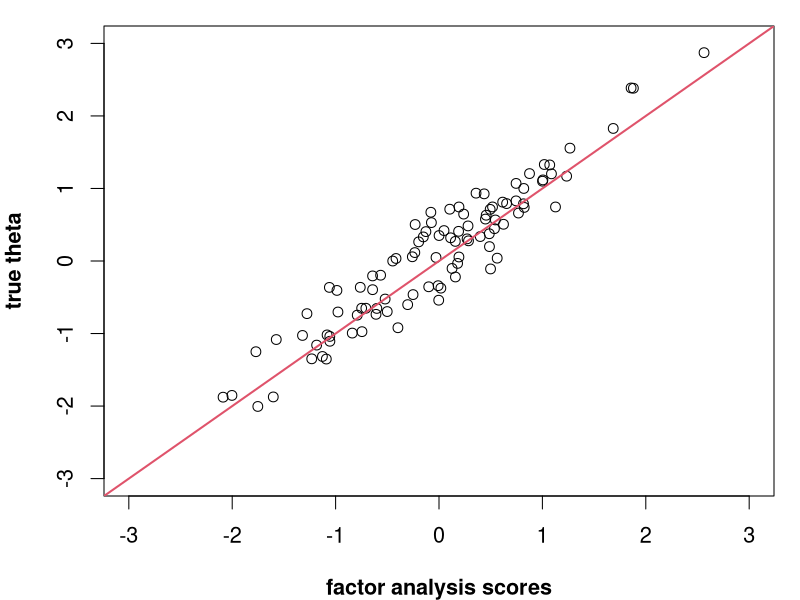
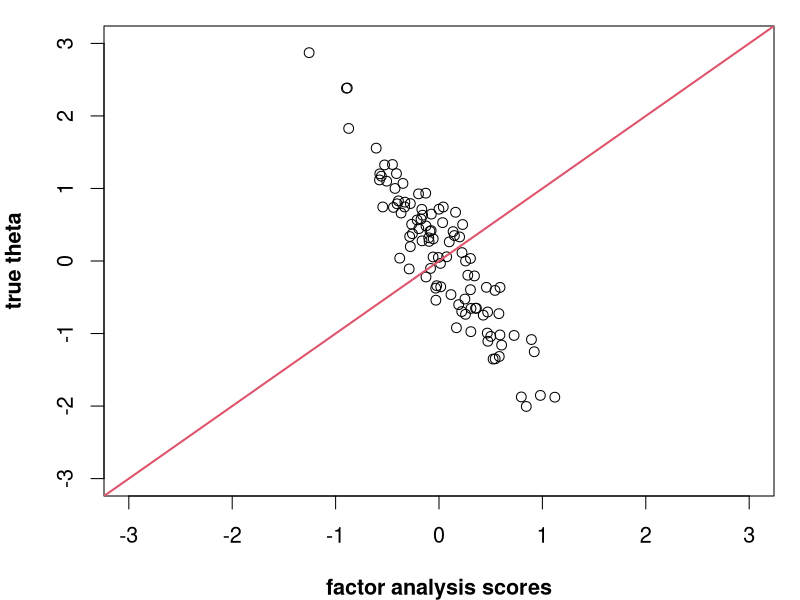
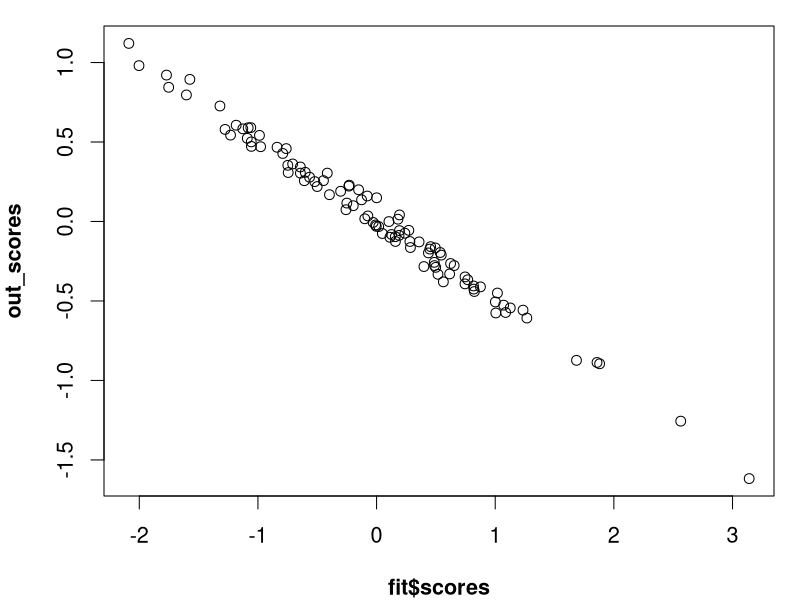
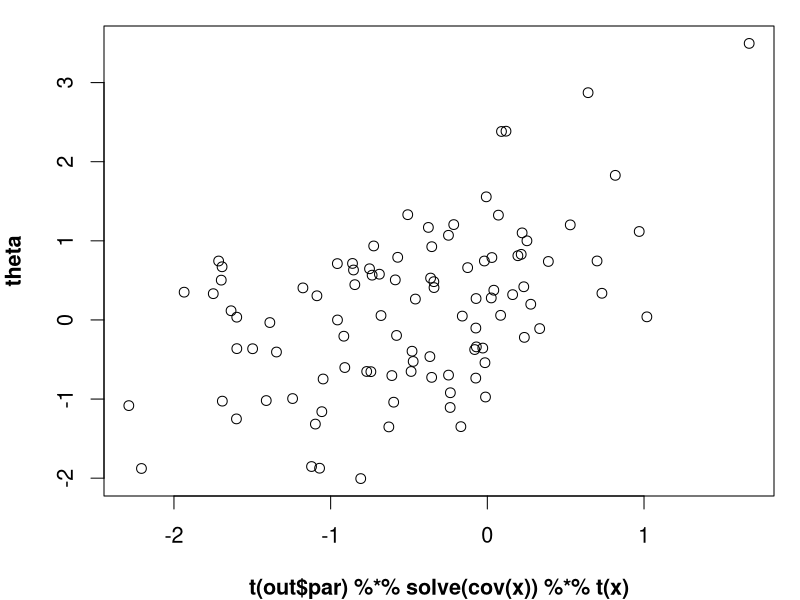
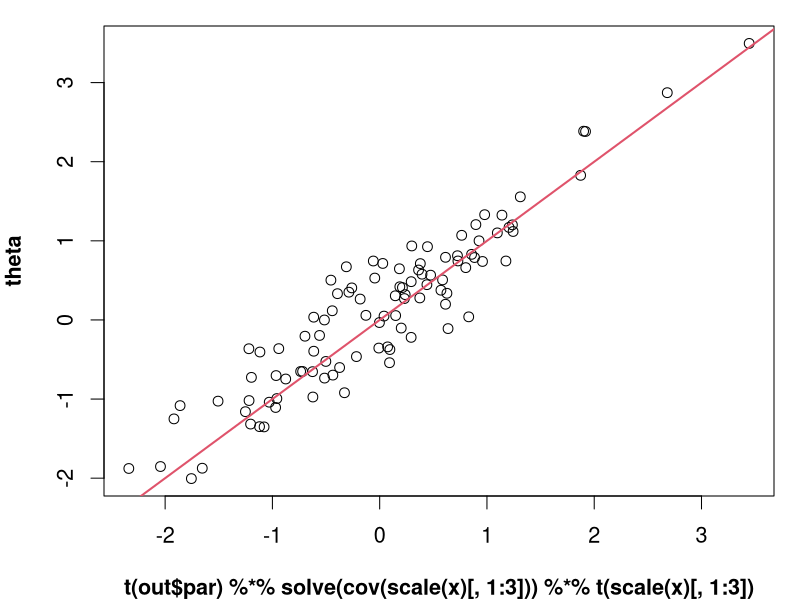

The R script that drew these images, in order:
## R_Demo_factor_analysis.R file
##########################################################################
## INSTRUCTOR: Christopher Fariss
## COURSE NAME: Advanced Computational Methods for Social Media and Textual Data (2F)
## University of Essex Summer School 2021
##
## Date: 2022-08-08
##
## Please e-mail me if you find any errors or have and suggestions (either email is fine)
## e-mail: cjf0006@gmail.com
## e-mail: cjfariss@umich.edu
##########################################################################
## Introduction to tutorial:
##
## For a factor a analysis model, there is a latent trait theta_i.
##
## The subscript i = 1,... ,N indicates multiple units. y_ik is the observed value for item k for unit i.
##
## For each observed item alpha_k and \beta_k are also estimated.
##
## alpha_k continues to act as "difficulty" parameters, or threshold that benchmarks how likely an indicator is to be observed relative to the values of the latent trait.
##
## In this formulation, this is analogous to an intercept in a traditional linear regression model.
##
## beta_k, often referred to as the "discrimination" parameters and is the analogue of a slope coefficient in a linear regression.
##
##########################################################################


rm(list=ls())

## load library
library(MASS) # load library with truehist function


n <- 100
theta <- rnorm(n,0,1)

## set parameters for each item
## alpha (the intercept) is the difficulty parameter or base-line probability of 1
## beta (the slope) is the discrimination parameter or the strength of the relationship
## between the estimated latent trait theta and the individual item

## item 1 is the most difficult and least informative item
alpha1 <- -1.000000
beta1 <- 1.000000

## item 2 is of medium difficulty relative to the two other items
## it is also the same level of informativeness as item1
alpha2 <- 0.000000
beta2 <- 1.000000

## item 3 is the least difficult item but is also the most informative
## these statements are each relative to the other items in the model
alpha3 <- 1.000000
beta3 <- 3.000000

## define k as the number of items
k <- 3

## linear terms of the item specific models f() that link the latent trait to the items
x1 <- alpha1 + beta1 * theta + rnorm(n)
x2 <- alpha2 + beta2 * theta + rnorm(n)
x3 <- alpha3 + beta3 * theta + rnorm(n)


## create matrix of observed items
x <- cbind(x1, x2, x3)

## fit linear factor model
fit <- factanal(x, factor=1, scores="regression")

fit

## plot true latent variable with posterior mean
par(mar=c(4,4,1,1), font=2, font.lab=2, cex=1.3)
plot(fit$scores, theta, xlim=c(-3,3), ylim=c(-3,3), ylab="true theta", xlab="factor analysis scores")
abline(a=0, b=1, col=2, lwd=2)


D <- nrow(x)
parameters_list <- c(c(1,1,1), runif(D,-1,1))

# user defined function passed to optim
factor_analysis_func <- function(par, y, iterate=TRUE){
    
    b <- par[1:3]
    theta <- par[4:length(par)]
    
    theta <- (theta - mean(theta))/sd(theta)
    
    y.hat1 <- b[1]*theta
    y.hat2 <- b[2]*theta
    y.hat3 <- b[3]*theta
    
    #y.hat1 <- (y.hat1-mean(y.hat1))/sd(y.hat1)
    #y.hat2 <- (y.hat2-mean(y.hat2))/sd(y.hat2)
    #y.hat3 <- (y.hat3-mean(y.hat3))/sd(y.hat3)
    
    y[,1] <- (y[,1] - mean(y[,1]))/sd(y[,1])
    y[,2] <- (y[,2] - mean(y[,2]))/sd(y[,2])
    y[,3] <- (y[,3] - mean(y[,3]))/sd(y[,3])
    
    out <- -sum((y[,1]-y.hat1)^2 + (y[,2]-y.hat2)^2 + (y[,3]-y.hat3)^2)
    
    return(out)
}

out <- optim(par = parameters_list, factor_analysis_func, y=x, method="BFGS", control=list(fnscale = -1), hessian = TRUE)
out
names(out)


out_scores <- out$par[4:length(out$par)]

out$par[1:3]

## plot true latent variable with posterior mean
par(mar=c(4,4,1,1), font=2, font.lab=2, cex=1.3)
plot(out_scores, theta, xlim=c(-3,3), ylim=c(-3,3), ylab="true theta", xlab="factor analysis scores")
abline(a=0, b=1, col=2, lwd=2)

cor(fit$scores, out_scores)

plot(fit$scores, out_scores)



# hat f = Λ' Σ^-1 x

cov(x)
cor(x)
solve(cov(x))

loadings <- c(1,1,1)
t(loadings) %*% solve(cov(x)) %*% t(x)

D <- nrow(x)
parameters_list <- c(1,1,1)

# user defined function passed to optim
factor_analysis_func <- function(par, y, iterate=TRUE){
    
    #a <- par[1:3]
    #b <- par[4:6]
    #theta <- par[7:length(par)]
    y[,1] <- (y[,1] - mean(y[,1]))/sd(y[,1])
    y[,2] <- (y[,2] - mean(y[,2]))/sd(y[,2])
    y[,3] <- (y[,3] - mean(y[,3]))/sd(y[,3])
    
    loadings <- par[1:3]
    theta <- t(loadings) %*% solve(cov(y)) %*% t(y)
    
    theta <- (theta - mean(theta))/sd(theta)
    
    y.hat1 <- loadings[1] * theta
    y.hat2 <- loadings[2] * theta
    y.hat3 <- loadings[3] * theta
    
    #y.hat1 <- (y.hat1-mean(y.hat1))/sd(y.hat1)
    #y.hat2 <- (y.hat2-mean(y.hat2))/sd(y.hat2)
    #y.hat3 <- (y.hat3-mean(y.hat3))/sd(y.hat3)
    
    
    
    out <- -sum((y[,1]-y.hat1)^2 + (y[,2]-y.hat2)^2 + (y[,3]-y.hat3)^2)
    
    return(out)
}

out <- optim(par = parameters_list, factor_analysis_func, y=x, method="BFGS", control=list(fnscale = -1), hessian = TRUE)
out
names(out)
out$par

plot(t(out$par) %*% solve(cov(x)) %*% t(x), theta)

plot(t(out$par) %*% solve(cov(scale(x)[,1:3])) %*% t(scale(x)[,1:3]), theta)
abline(a=0, b=1, col=2, lwd=2)
cor(c(t(out$par) %*% solve(cov(scale(x)[,1:3])) %*% t(scale(x)[,1:3])), theta)

cor(fit$scores, theta)

cor(fit$scores, out_scores)
